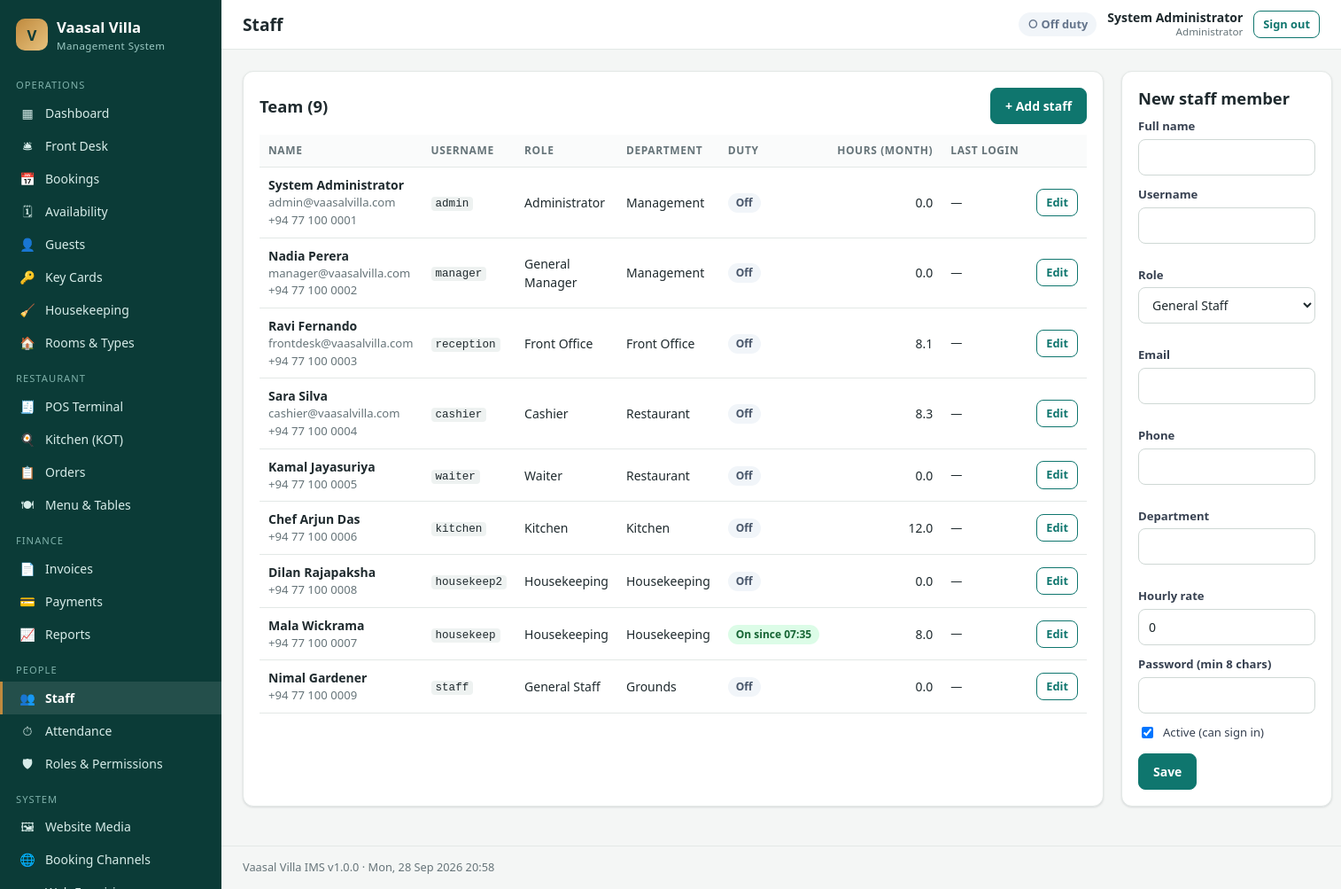
The page /admin/staff.php (signed in) on the database its author committed.
### tables this page shows
CREATE TABLE users (
  id            INT UNSIGNED AUTO_INCREMENT PRIMARY KEY,
  role_id       INT UNSIGNED NOT NULL,
  full_name     VARCHAR(120) NOT NULL,
  username      VARCHAR(60)  NOT NULL UNIQUE,
  email         VARCHAR(160) NULL,
  phone         VARCHAR(40)  NULL,
  password_hash VARCHAR(255) NOT NULL,
  department    VARCHAR(60)  NULL,
  hourly_rate   DECIMAL(10,2) NOT NULL DEFAULT 0,
  is_active     TINYINT(1)   NOT NULL DEFAULT 1,
  last_login    DATETIME     NULL,
  created_at    DATETIME     NOT NULL DEFAULT CURRENT_TIMESTAMP,
  CONSTRAINT fk_user_role FOREIGN KEY (role_id) REFERENCES roles(id)
);

CREATE TABLE roles (
  id          INT UNSIGNED AUTO_INCREMENT PRIMARY KEY,
  name        VARCHAR(60)  NOT NULL,
  slug        VARCHAR(60)  NOT NULL UNIQUE,
  description VARCHAR(255) NULL
);

### includes/db.php (called while the page is built, shortened)
<?php
function db(): PDO
{
    static $pdo = null;
    if ($pdo === null) {
        $dsn = 'mysql:host=' . DB_HOST . ';port=' . DB_PORT . ';dbname=' . DB_NAME . ';charset=utf8mb4';
        try {
            $pdo = new PDO($dsn, DB_USER, DB_PASS, [
                PDO::ATTR_ERRMODE            => PDO::ERRMODE_EXCEPTION,
                PDO::ATTR_DEFAULT_FETCH_MODE => PDO::FETCH_ASSOC,
                PDO::ATTR_EMULATE_PREPARES   => false,
            ]);
            $pdo->exec("SET time_zone = '" . (new DateTime())->format('P') . "'");
        } catch (PDOException $e) {
            http_response_code(500);
            $msg = APP_DEBUG ? htmlspecialchars($e->getMessage()) : 'Database connection failed.';
            exit('<div style="font-family:sans-serif;max-width:640px;margin:60px auto;padding:24px;border:1px solid #fca5a5;background:#fef2f2;border-radius:10px">'
                . '<h2 style="margin-top:0;color:#b91c1c">Database connection failed</h2><p>' . $msg . '</p>'
                . '<p>Make sure MySQL is running in the XAMPP Control Panel and that <code>database.sql</code> has been imported. '
                . 'Credentials are in <code>config/config.php</code>.</p></div>');
        }
    }
    return $pdo;
}
function q(string $sql, array $params = []): PDOStatement
{
    $st = db()->prepare($sql);
    $st->execute($params);
    return $st;
}
function q_all(string $sql, array $params = []): array
{
    return q($sql, $params)->fetchAll();
}
function q_row(string $sql, array $params = []): ?array
{
    $r = q($sql, $params)->fetch();
    return $r === false ? null : $r;
}

### includes/auth.php (called while the page is built, shortened)
<?php
function current_user(): ?array
{
    static $user = false, $cachedFor = null;
    $sid = $_SESSION['user_id'] ?? null;
    if ($user !== false && $cachedFor === $sid) return $user;
    $cachedFor = $sid;
    $user = null;
    if (!empty($_SESSION['user_id'])) {
        $user = q_row('SELECT u.*, r.name AS role_name, r.slug AS role_slug FROM users u JOIN roles r ON r.id = u.role_id WHERE u.id = ? AND u.is_active = 1', [$_SESSION['user_id']]);
        $user['permissions'] = array_column(q_all(
            'SELECT p.slug FROM role_permissions rp JOIN permissions p ON p.id = rp.permission_id WHERE rp.role_id = ?',
            [$user['role_id']]
        ), 'slug');
    }
    return $user;
}
function can(string $perm): bool
{
    $u = current_user();
    return $u['role_slug'] === 'admin' || in_array($perm, $u['permissions'], true);
}
function require_login(): array
{
    $u = current_user();
    return $u;
}
function require_perm($perms): array
{
    $u = require_login();
    return $u;
}

### admin/staff.php (the view, shortened to what this page needs)
<?php
$me = require_perm('staff.manage');
$roles = q_all('SELECT id, name, slug FROM roles ORDER BY id');
$edit = input_int('edit');
$u = $edit ? q_row('SELECT * FROM users WHERE id=?', [$edit]) : null;
$rows = q_all('SELECT u.*, r.name role, (SELECT clock_in FROM attendance a WHERE a.user_id=u.id AND a.clock_out IS NULL LIMIT 1) on_duty,
                 (SELECT COALESCE(SUM(hours),0) FROM attendance a WHERE a.user_id=u.id AND a.work_date >= ?) month_hours
               FROM users u JOIN roles r ON r.id=u.role_id ORDER BY u.is_active DESC, r.id, u.full_name', [date('Y-m-01')]);
require __DIR__ . '/../includes/admin_header.php';
?>
<div class="grid g-2-1">
  <div class="card">
    <div class="card-head"><h2>Team (<?= count($rows) ?>)</h2><a class="btn" href="staff.php?new=1#form">+ Add staff</a></div>
    <div class="table-wrap"><table class="table"><thead><tr><th>Name</th><th>Username</th><th>Role</th><th>Department</th><th>Duty</th><th class="num">Hours (month)</th><th>Last login</th><th></th></tr></thead><tbody>
    <?php foreach ($rows as $r): ?>
      <tr style="<?= $r['is_active'] ? '' : 'opacity:.5' ?>"><td><b><?= e($r['full_name']) ?></b><div class="small muted"><?= e($r['email']) ?> <?= e($r['phone']) ?></div></td>
      <td><code><?= e($r['username']) ?></code></td><td><?= e($r['role']) ?></td><td><?= e($r['department']) ?></td>
      <td><?= $r['on_duty'] ? '<span class="badge badge-green">On since ' . date('H:i', strtotime($r['on_duty'])) . '</span>' : '<span class="badge badge-gray">Off</span>' ?></td>
      <td class="num"><?= number_format($r['month_hours'], 1) ?></td><td class="small"><?= fdatetime($r['last_login']) ?></td>
      <td><a class="btn btn-sm btn-ghost" href="?edit=<?= $r['id'] ?>#form">Edit</a></td></tr>
    <?php endforeach; ?>
    </tbody></table></div>
  </div>
  <div class="card" id="form">
    <?php $f = $u ?: ['id' => 0, 'full_name' => '', 'username' => '', 'email' => '', 'phone' => '', 'department' => '', 'hourly_rate' => 0, 'role_id' => 8, 'is_active' => 1]; ?>
    <h2><?= $u ? 'Edit ' . e($u['full_name']) : 'New staff member' ?></h2>
    <form method="post" autocomplete="off"><?= csrf_field() ?><input type="hidden" name="id" value="<?= $f['id'] ?>">
      <div class="field"><label>Full name</label><input name="full_name" value="<?= e($f['full_name']) ?>" required></div>
      <div class="form-grid">
        <div class="field"><label>Username</label><input name="username" value="<?= e($f['username']) ?>" required></div>
        <div class="field"><label>Role</label><select name="role_id"><?= options(array_map(fn($r) => [$r['id'], $r['name']], $roles), $f['role_id']) ?></select></div>
        <div class="field"><label>Email</label><input type="email" name="email" value="<?= e($f['email']) ?>"></div>
        <div class="field"><label>Phone</label><input name="phone" value="<?= e($f['phone']) ?>"></div>
        <div class="field"><label>Department</label><input name="department" value="<?= e($f['department']) ?>"></div>
        <div class="field"><label>Hourly rate</label><input type="number" step="0.01" min="0" name="hourly_rate" value="<?= e($f['hourly_rate']) ?>"></div>
      </div>
      <div class="field"><label><?= $u ? 'New password (leave blank to keep)' : 'Password (min 8 chars)' ?></label><input type="password" name="password" autocomplete="new-password" <?= $u ? '' : 'required' ?>></div>
      <label class="check"><input type="checkbox" name="is_active" value="1" <?= $f['is_active'] ? 'checked' : '' ?>> Active (can sign in)</label>
      <div class="form-actions"><button class="btn">Save</button><?php if ($u): ?><a class="btn btn-ghost" href="staff.php">Cancel</a><?php endif; ?></div>
    </form>
  </div>
</div>
<?php require __DIR__ . '/../includes/admin_footer.php'; ?>

### assets/css/admin.css (style rules this page uses)
:root { --bg:#f4f6f5; --panel:#fff; --ink:#1f2a2e; --muted:#667479; --line:#e3e8e6; --brand:#0f766e; --brand-d:#115e59; --brand-l:#ccfbf1; --accent:#c08a3e; --red:#dc2626; --amber:#d97706; --green:#16a34a; --blue:#2563eb; --purple:#7c3aed; --teal:#0d9488; --gray:#6b7280; --radius:12px; --shadow:0 1px 2px rgba(16,24,40,.05),0 1px 3px rgba(16,24,40,.08); --side:250px; }
* { box-sizing:border-box }
html,body { margin:0 }
body { font:14px/1.5 "Segoe UI",system-ui,-apple-system,Roboto,Arial,sans-serif;color:var(--ink);background:var(--bg) }
a { color:var(--brand);text-decoration:none }
h1,h2,h3 { margin:0 0 .6em;line-height:1.25 }
h2 { font-size:1.15rem }
code { background:#eef2f1;padding:1px 5px;border-radius:4px;font-size:.9em }
.card { background:var(--panel);border:1px solid var(--line);border-radius:var(--radius);padding:18px;box-shadow:var(--shadow);margin-bottom:20px }
.card-head { display:flex;justify-content:space-between;align-items:center;gap:10px;margin-bottom:12px;flex-wrap:wrap }
.card-head h2 { margin:0 }
.grid { display:grid;gap:20px }
.g-2-1 { grid-template-columns:2fr 1fr }
.table-wrap { overflow-x:auto }
table.table { width:100%;border-collapse:collapse }
.table th,.table td { padding:9px 10px;border-bottom:1px solid var(--line);text-align:left;vertical-align:middle }
.table th { font-size:.75rem;text-transform:uppercase;letter-spacing:.05em;color:var(--muted);background:#fafbfb;white-space:nowrap }
.table .num,.num { text-align:right;white-space:nowrap }
.badge { display:inline-block;padding:2px 9px;border-radius:99px;font-size:.75rem;font-weight:600;white-space:nowrap }
.badge-green { background:#dcfce7;color:#166534 }
.badge-gray { background:#f1f5f9;color:#475569 }
label { display:block;font-weight:600;font-size:.82rem;margin-bottom:4px;color:#374151 }
input,select,textarea { width:100%;padding:9px 11px;border:1px solid #cfd8d5;border-radius:8px;font:inherit;background:#fff;color:var(--ink) }
input[type=checkbox],input[type=radio] { width:auto }
.form-grid { display:grid;grid-template-columns:repeat(auto-fit,minmax(200px,1fr));gap:14px }
.field { margin-bottom:12px }
.form-actions { display:flex;gap:10px;margin-top:14px;flex-wrap:wrap }
.check { display:flex;gap:8px;align-items:center;font-weight:500 }
.btn { display:inline-flex;align-items:center;gap:6px;padding:9px 16px;border-radius:8px;border:1px solid var(--brand);background:var(--brand);color:#fff;font:inherit;font-weight:600;cursor:pointer;white-space:nowrap }
.btn-sm { padding:5px 10px;font-size:.8rem }
.btn-ghost { background:#fff;color:var(--brand) }
.muted { color:var(--muted) }
.small { font-size:.82rem }

### rows shown on the page
users: full_name "System Administrator", email "admin@vaasalvilla.com", phone "+94 77 100 0001", username "admin", role.name "Administrator", department "Management", shows "Off", month_hours "0.0", last_login "—"
users: full_name "Nadia Perera", email "manager@vaasalvilla.com", phone "+94 77 100 0002", username "manager", role.name "General Manager", department "Management", shows "Off", month_hours "0.0", last_login "—"
users: full_name "Ravi Fernando", email "frontdesk@vaasalvilla.com", phone "+94 77 100 0003", username "reception", role.name "Front Office", department "Front Office", month_hours "8.1", last_login "—"
users: full_name "Sara Silva", email "cashier@vaasalvilla.com", phone "+94 77 100 0004", username "cashier", role.name "Cashier", department "Restaurant", shows "Off", month_hours "8.3", last_login "—"
users: full_name "Kamal Jayasuriya", phone "+94 77 100 0005", username "waiter", role.name "Waiter", department "Restaurant", shows "Off", month_hours "0.0", last_login "—"
users: full_name "Chef Arjun Das", phone "+94 77 100 0006", username "kitchen", role.name "Kitchen", department "Kitchen", shows "Off", month_hours "12.0", last_login "—"
users: full_name "Dilan Rajapaksha", phone "+94 77 100 0008", username "housekeep2", role.name "Housekeeping", department "Housekeeping", shows "Off", month_hours "0.0", last_login "—"
users: full_name "Mala Wickrama", phone "+94 77 100 0007", username "housekeep", role.name "Housekeeping", department "Housekeeping", on_duty "07:35", month_hours "8.0", last_login "—"
users: full_name "Nimal Gardener", phone "+94 77 100 0009", username "staff", role.name "General Staff", department "Grounds", shows "Off", month_hours "0.0", last_login "—"

### other values the page prints
$__group "OPERATIONS"
$__icon "▦"
$__text "Dashboard"
$__icon "🛎"
$__text "Front Desk"
$__icon "📅"
$__text "Bookings"
$__icon "🗓"
$__text "Availability"
$__icon "👤"
$__text "Guests"
$__icon "🔑"
$__text "Key Cards"
$__icon "🧹"
$__text "Housekeeping"
